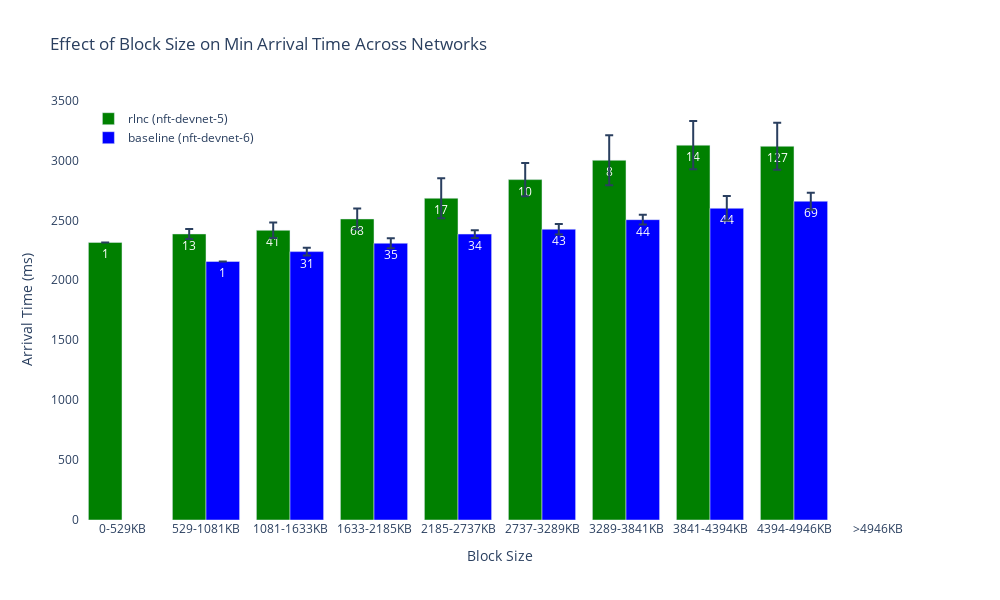
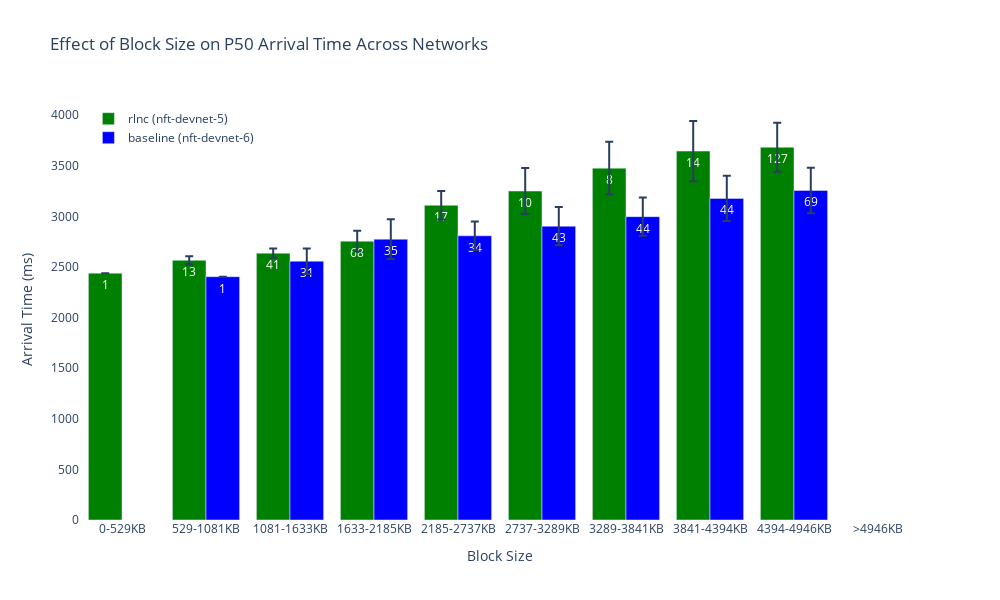
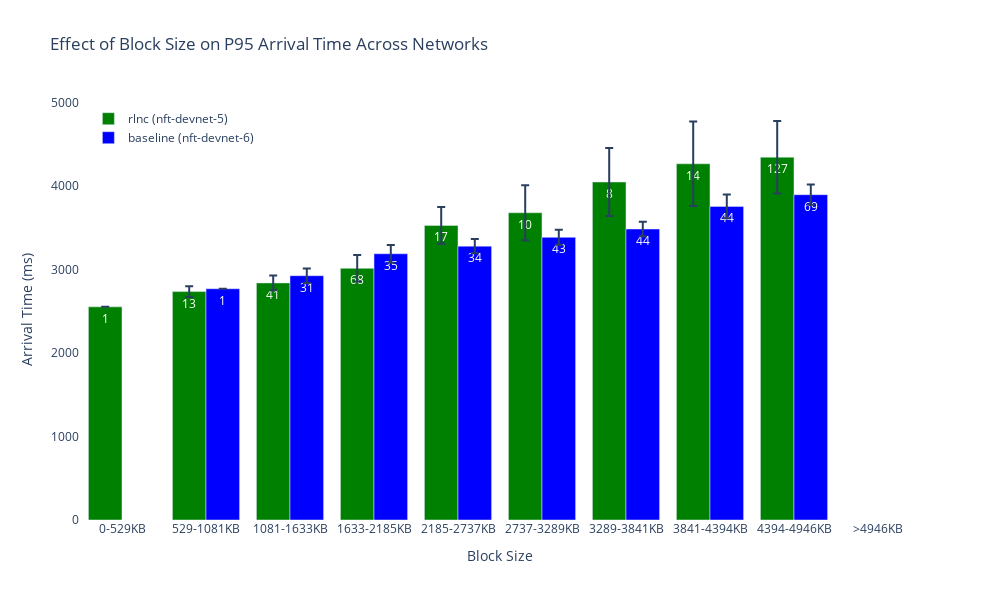

The code cell stored with these charts, in order, in its notebook:
### Markdown cell above
## Block Size Analysis

Let's analyze how block size affects arrival times across all three networks.

### Code cell
def create_multi_network_block_size_bin_analysis(metrics, metric='p95_arrival_time'):
    """
    Create a bar chart comparing arrival times binned by block size ranges across multiple networks.
    
    Args:
        metrics (dict): Dictionary with network keys and metrics DataFrames as values
        metric (str): The metric to plot
        
    Returns:
        plotly.graph_objects.Figure: The plotly figure
    """
    # Collect all block sizes to determine appropriate bins
    all_block_sizes = []
    for network, network_metrics in metrics.items():
        valid_sizes = network_metrics['block_total_bytes'].dropna().values
        all_block_sizes.extend(valid_sizes)
    
    # Determine bin edges using quantiles or other method if there's enough data
    if len(all_block_sizes) > 10:
        # Use freedman-diaconis rule to determine bin width
        q75, q25 = np.percentile(all_block_sizes, [75, 25])
        iqr = q75 - q25
        bin_width = 2 * iqr * (len(all_block_sizes) ** (-1/3))
        
        # Ensure bin width is reasonable (at least 10KB)
        bin_width = max(bin_width, 10*1024)
        
        # Create bins
        min_size = min(all_block_sizes)
        max_size = max(all_block_sizes)
        
        # Determine number of bins, but limit to a reasonable number
        num_bins = min(10, int(np.ceil((max_size - min_size) / bin_width)))
        
        # Create bins with more even distribution
        size_bins = np.linspace(min_size, max_size, num_bins + 1).tolist()
    else:
        # Not enough data, use some reasonable defaults
        size_bins = [0, 100*1024, 500*1024, float('inf')]
    
    # Add 0 as the first bin edge if it's not there
    if size_bins[0] > 0:
        size_bins.insert(0, 0)
    
    # Add infinity as the last bin edge if it's not there
    if size_bins[-1] != float('inf'):
        size_bins.append(float('inf'))
    
    # Create labels for the bins
    bin_labels = []
    for i in range(len(size_bins) - 1):
        if size_bins[i+1] == float('inf'):
            bin_labels.append(f'>{size_bins[i]/1024:.0f}KB')
        else:
            bin_labels.append(f'{size_bins[i]/1024:.0f}-{size_bins[i+1]/1024:.0f}KB')
    
    # Process each network's data
    binned_metrics = {}
    
    for network, network_metrics in metrics.items():
        # Drop NaN values
        network_metrics = network_metrics.dropna(subset=['block_total_bytes'])
        
        # Add block size bin column
        network_metrics['block_size_bin'] = pd.cut(network_metrics['block_total_bytes'], 
                                                 bins=size_bins, labels=bin_labels)
        
        # Group by block size bin
        binned = network_metrics.groupby('block_size_bin').agg({
            metric: ['mean', 'std', 'count']
        }).reset_index()
        
        binned.columns = ['block_size_bin', 'mean', 'std', 'count']
        binned_metrics[network] = binned
    
    # Create figure
    fig = make_subplots(rows=1, cols=1)
    
    # Colors for each network
    colors = {'devnet-5': 'green', 'devnet-6': 'blue', 'devnet-7': 'red'}
    
    # Create display labels for networks
    network_labels = {network: config["networks"][network]["label"] for network in metrics.keys()}
    
    # Add bars for each network
    for network, binned in binned_metrics.items():
        fig.add_trace(
            go.Bar(
                x=binned['block_size_bin'],
                y=binned['mean'],
                name=f'{network_labels[network]} ({config["networks"][network]["network"]})',
                error_y=dict(type='data', array=binned['std'], visible=True),
                marker_color=colors[network],
                text=binned['count'],
                hovertemplate='Block Size: %{x}<br>Arrival Time: %{y:.1f}ms<br>Sample Size: %{text}'
            )
        )
    
    # Update layout
    fig.update_layout(
        title=f"Effect of Block Size on {metric.replace('_arrival_time', '').title()} Arrival Time Across Networks",
        xaxis_title="Block Size",
        yaxis_title="Arrival Time (ms)",
        legend=dict(x=0.01, y=0.99, bgcolor='rgba(255,255,255,0.8)'),
        barmode='group',
        height=600,
        width=1000,
        plot_bgcolor='white'
    )
    
    return fig

# Create binned analysis for different metrics
for metric in ['min_arrival_time', 'p50_arrival_time', 'p95_arrival_time']:
    fig = create_multi_network_block_size_bin_analysis(metrics, metric)
    fig.show()

### Figure 1 — Plotly figure (JSON) as saved in the notebook; plotly's stock layout.template omitted (floating-point values rounded to 4 significant figures)
{"data": [{"error_y": {"array": [null, 41.74, 65.06, 86.7, 167.4, 138.3, 208.1, 201.6, 196.3, null], "type": "data", "visible": true}, "hovertemplate": "Block Size: %{x}<br>Arrival Time: %{y:.1f}ms<br>Sample Size: %{text}", "marker": {"color": "green"}, "name": "rlnc (nft-devnet-5)", "text": [1, 13, 41, 68, 17, 10, 8, 14, 127, 0], "type": "bar", "x": ["0-529KB", "529-1081KB", "1081-1633KB", "1633-2185KB", "2185-2737KB", "2737-3289KB", "3289-3841KB", "3841-4394KB", "4394-4946KB", ">4946KB"], "y": [2316, 2387.0, 2417.0, 2512.0, 2684.0, 2840.0, 3001.0, 3127.0, 3118.0, null]}, {"error_y": {"array": [null, null, 32.95, 41.98, 32.2, 43.31, 40.05, 102.3, 71.33, null], "type": "data", "visible": true}, "hovertemplate": "Block Size: %{x}<br>Arrival Time: %{y:.1f}ms<br>Sample Size: %{text}", "marker": {"color": "blue"}, "name": "baseline (nft-devnet-6)", "text": [0, 1, 31, 35, 34, 43, 44, 44, 69, 0], "type": "bar", "x": ["0-529KB", "529-1081KB", "1081-1633KB", "1633-2185KB", "2185-2737KB", "2737-3289KB", "3289-3841KB", "3841-4394KB", "4394-4946KB", ">4946KB"], "y": [null, 2157, 2239.0, 2309, 2386.0, 2426, 2506.0, 2600.0, 2660.0, null]}], "layout": {"barmode": "group", "height": 600, "legend": {"bgcolor": "rgba(255,255,255,0.8)", "x": 0.01, "y": 0.99}, "plot_bgcolor": "white", "title": {"text": "Effect of Block Size on Min Arrival Time Across Networks"}, "width": 1000, "xaxis": {"anchor": "y", "domain": [0, 1], "title": {"text": "Block Size"}}, "yaxis": {"anchor": "x", "domain": [0, 1], "title": {"text": "Arrival Time (ms)"}}}}

### Figure 2 — Plotly figure (JSON) as saved in the notebook; plotly's stock layout.template omitted (floating-point values rounded to 4 significant figures)
{"data": [{"error_y": {"array": [null, 40.76, 46.14, 101.8, 140.8, 227.7, 261.0, 297.3, 242.3, null], "type": "data", "visible": true}, "hovertemplate": "Block Size: %{x}<br>Arrival Time: %{y:.1f}ms<br>Sample Size: %{text}", "marker": {"color": "green"}, "name": "rlnc (nft-devnet-5)", "text": [1, 13, 41, 68, 17, 10, 8, 14, 127, 0], "type": "bar", "x": ["0-529KB", "529-1081KB", "1081-1633KB", "1633-2185KB", "2185-2737KB", "2737-3289KB", "3289-3841KB", "3841-4394KB", "4394-4946KB", ">4946KB"], "y": [2439, 2566.0, 2637.0, 2755.0, 3109.0, 3250.0, 3476.0, 3645.0, 3683.0, null]}, {"error_y": {"array": [null, null, 125.6, 196.9, 140.2, 188.7, 188.8, 223.3, 224.6, null], "type": "data", "visible": true}, "hovertemplate": "Block Size: %{x}<br>Arrival Time: %{y:.1f}ms<br>Sample Size: %{text}", "marker": {"color": "blue"}, "name": "baseline (nft-devnet-6)", "text": [0, 1, 31, 35, 34, 43, 44, 44, 69, 0], "type": "bar", "x": ["0-529KB", "529-1081KB", "1081-1633KB", "1633-2185KB", "2185-2737KB", "2737-3289KB", "3289-3841KB", "3841-4394KB", "4394-4946KB", ">4946KB"], "y": [null, 2404, 2557.0, 2775.0, 2808.0, 2903.0, 2997.0, 3177.0, 3256.0, null]}], "layout": {"barmode": "group", "height": 600, "legend": {"bgcolor": "rgba(255,255,255,0.8)", "x": 0.01, "y": 0.99}, "plot_bgcolor": "white", "title": {"text": "Effect of Block Size on P50 Arrival Time Across Networks"}, "width": 1000, "xaxis": {"anchor": "y", "domain": [0, 1], "title": {"text": "Block Size"}}, "yaxis": {"anchor": "x", "domain": [0, 1], "title": {"text": "Arrival Time (ms)"}}}}

### Figure 3 — Plotly figure (JSON) as saved in the notebook; plotly's stock layout.template omitted (floating-point values rounded to 4 significant figures)
{"data": [{"error_y": {"array": [null, 64.41, 87.68, 158.2, 219.9, 330.7, 406.6, 505.9, 433.8, null], "type": "data", "visible": true}, "hovertemplate": "Block Size: %{x}<br>Arrival Time: %{y:.1f}ms<br>Sample Size: %{text}", "marker": {"color": "green"}, "name": "rlnc (nft-devnet-5)", "text": [1, 13, 41, 68, 17, 10, 8, 14, 127, 0], "type": "bar", "x": ["0-529KB", "529-1081KB", "1081-1633KB", "1633-2185KB", "2185-2737KB", "2737-3289KB", "3289-3841KB", "3841-4394KB", "4394-4946KB", ">4946KB"], "y": [2554.0, 2737.0, 2841.0, 3015.0, 3529.0, 3681.0, 4050.0, 4268.0, 4347.0, null]}, {"error_y": {"array": [null, null, 86.81, 106.4, 86.12, 90.33, 87.99, 141.5, 121.2, null], "type": "data", "visible": true}, "hovertemplate": "Block Size: %{x}<br>Arrival Time: %{y:.1f}ms<br>Sample Size: %{text}", "marker": {"color": "blue"}, "name": "baseline (nft-devnet-6)", "text": [0, 1, 31, 35, 34, 43, 44, 44, 69, 0], "type": "bar", "x": ["0-529KB", "529-1081KB", "1081-1633KB", "1633-2185KB", "2185-2737KB", "2737-3289KB", "3289-3841KB", "3841-4394KB", "4394-4946KB", ">4946KB"], "y": [null, 2771.0, 2927.0, 3190.0, 3281.0, 3387.0, 3486.0, 3757.0, 3898.0, null]}], "layout": {"barmode": "group", "height": 600, "legend": {"bgcolor": "rgba(255,255,255,0.8)", "x": 0.01, "y": 0.99}, "plot_bgcolor": "white", "title": {"text": "Effect of Block Size on P95 Arrival Time Across Networks"}, "width": 1000, "xaxis": {"anchor": "y", "domain": [0, 1], "title": {"text": "Block Size"}}, "yaxis": {"anchor": "x", "domain": [0, 1], "title": {"text": "Arrival Time (ms)"}}}}
